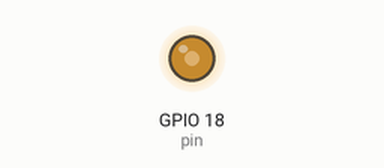
Simulated run of this program. Board: ESP32 board running MicroPython. Shown: output pins drawn as LEDs (lit = HIGH). What the program prints to the serial console is not drawn.

Above: at 0.1 s.
Timing chart, 0 to 1.6 s (numbered marks = the images above):
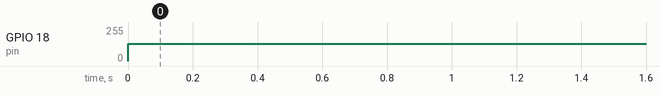

Measured:
- by itself, GPIO 18 (pin): 0/255 → 128/255 at 0.00 s

The program:

freqs.py
```python
from machine import Pin, PWM

def main():
  pin = Pin(18, Pin.OUT)
  pwm = PWM(pin, freq=10, duty=512)

  bands = (
    ( 1800000,  2000000), # 160 meters
    ( 3500000,  4000000), # 80 meters
    ( 7000000,  7300000), # 40 meters
    (10100000, 10150000), # 30 meters
    (14000000, 14350000), # 20 meters
    (18068888, 18168000), # 17 meters
    (21000000, 21450000), # 15 meters
    (24890000, 24990000), # 12 meters
    (28000000, 29700000)  # 10 meters
  )

  guess = 0
  for x in bands:
    f_lo, f_hi = x
    for f in range(f_lo, f_hi):
      pwm.freq(f)
      actual = pwm.freq()
      if actual != guess:
        print(str(actual) + ", ", end="")
        guess = actual
    print()

main()
```
